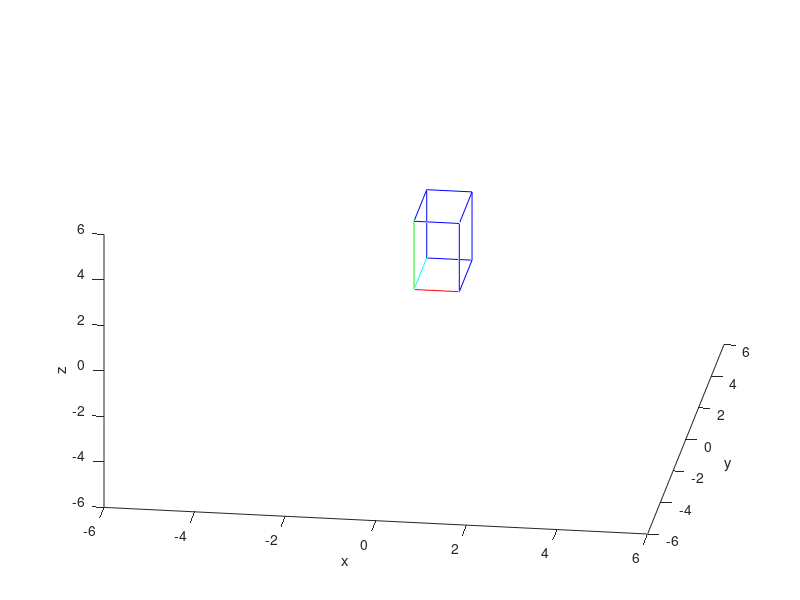

MATLAB code for this plot: (Note: this script raises an error after producing the figure.)
%Brian Lui
%bl569
%MAE 5730- Intermediate Dynamics

%45. 
%Animation. Draw any 3D object that pleases you in Matlab. A box 
%would be good. Pick three functions of time for three Euler angles.
%Use anything interesting to you. Use LINSPACE to make three arrays 
%of time. Make a look that uses your solution above to make a 
%rotation matrix at each time, apply this to your drawing and thus
%animate your drawing moving in interesting ways. Debug your program
%by making the angles non-zero one at a time so you can see roll, 
%pitch and yaw independently.

clear all;
close all;

b = 1;          %length of box base
w = 2;          %length of box width
h = 3;          %length of box height
n = [1,1,1];    %direction of line through box, angle of rotation


dur = [270, 360, 180]; %in degrees
%dur = dur*pi/180   %now in rads!
npoints = [101, 101, 101];

thetaxArray = linspace(0, dur(1), npoints(1));
thetayArray = linspace(0, dur(2), npoints(2));
thetazArray = linspace(0, dur(3), npoints(3));

thetayArray = 360 * cosd(thetayArray);
thetazArray = 360 * sind(thetazArray);

%For debugging purposes: only rotating one of the axes
%thetaxArray = linspace(0,0,npoints(1));
%thetayArray = linspace(0,0, npoints(2));
%thetazArray = linspace(0,0, npoints(3));


%Making the box
vertex1 = [0, 0, 0];
vertex2 = [0, 0, h];
vertex3 = [0, w, 0];
vertex4 = [0, w, h];
vertex5 = [b, 0, 0];
vertex6 = [b, 0, h];
vertex7 = [b, w, 0];
vertex8 = [b, w, h];

%Each column represents a vertex
%    A, B, C, D, E, F, G, H
x = [0, 0, b, b, b, b, 0, 0];
y = [0, 0, 0, 0, w, w, w, w];
z = [0, h, h, 0, 0, h, h, 0];

%Edges AB, BC, CD, DA, DE, DF, FG, GH, AH, BG, CF, BE
%Bottom square- ABCD
edgeAB = [x(1), x(2); y(1), y(2); z(1), z(2)];
edgeBC = [x(2), x(3); y(2), y(3); z(2), z(3)];
edgeCD = [x(3), x(4); y(3), y(4); z(3), z(4)];
edgeAD = [x(1), x(4); y(1), y(4); z(1), z(4)];

%Top square- EFGH
edgeEF = [x(5), x(6); y(5), y(6); z(5), z(6)];
edgeFG = [x(6), x(7); y(6), y(7); z(6), z(7)];
edgeGH = [x(7), x(8); y(7), y(8); z(7), z(8)];
edgeHE = [x(5), x(8); y(5), y(8); z(5), z(8)];

%Connecting the two squares
edgeAH = [x(1), x(8); y(1), y(8); z(1), z(8)];
edgeBG = [x(2), x(7); y(2), y(7); z(2), z(7)];
edgeCF = [x(3), x(6); y(3), y(6); z(3), z(6)];
edgeDE = [x(4), x(5); y(4), y(5); z(4), z(5)];


figure(1);
plot3(edgeAB(1,:),edgeAB(2,:), edgeAB(3,:), 'g');
hold on;
plot3(edgeBC(1,:),edgeBC(2,:), edgeBC(3,:), 'b');
plot3(edgeCD(1,:),edgeCD(2,:), edgeCD(3,:), 'b');
plot3(edgeAD(1,:),edgeAD(2,:), edgeAD(3,:), 'r');
%plot top box
plot3(edgeEF(1,:),edgeEF(2,:), edgeEF(3,:), 'b');
plot3(edgeFG(1,:),edgeFG(2,:), edgeFG(3,:), 'b');
plot3(edgeGH(1,:),edgeGH(2,:), edgeGH(3,:), 'b');
plot3(edgeHE(1,:),edgeHE(2,:), edgeHE(3,:), 'b');

plot3(edgeAH(1,:),edgeAH(2,:), edgeAH(3,:), 'c');
plot3(edgeBG(1,:),edgeBG(2,:), edgeBG(3,:), 'b');
plot3(edgeCF(1,:),edgeCF(2,:), edgeCF(3,:), 'b');
plot3(edgeDE(1,:),edgeDE(2,:), edgeDE(3,:), 'b');

axis([-6 6 -6 6 -6 6]);
xlabel('x');
ylabel('y');
zlabel('z');
set(gca, 'View', [8, 35]);
hold off;




%setting up and doing the animation
%npointsT = 51;
%desiredRotation =120;

for i = 1:length(thetaxArray)
	thetax = thetaxArray(i);
    thetay = thetayArray(i);
    thetaz = thetazArray(i);
        
    R = rotationEuler(thetax,thetay,thetaz);
    %Rotate each vertex
    xNew = zeros(8,1);
    yNew = zeros(8,1);
    zNew = zeros(8,1);
    for j = 1:length(x)
        vertexOld = [x(j) y(j) z(j)]';
        newVertex = R * vertexOld;
        
        xNew(j) = newVertex(1);
        yNew(j) = newVertex(2);
        zNew(j) = newVertex(3);
    end
    
    
    %Bottom square- ABCD
    edgeAB = [xNew(1), xNew(2); yNew(1), yNew(2); zNew(1), zNew(2)];
    edgeBC = [xNew(2), xNew(3); yNew(2), yNew(3); zNew(2), zNew(3)];
    edgeCD = [xNew(3), xNew(4); yNew(3), yNew(4); zNew(3), zNew(4)];
    edgeAD = [xNew(1), xNew(4); yNew(1), yNew(4); zNew(1), zNew(4)];

    %Top square- EFGH
    edgeEF = [xNew(5), xNew(6); yNew(5), yNew(6); zNew(5), zNew(6)];
    edgeFG = [xNew(6), xNew(7); yNew(6), yNew(7); zNew(6), zNew(7)];
    edgeGH = [xNew(7), xNew(8); yNew(7), yNew(8); zNew(7), zNew(8)];
    edgeHE = [xNew(5), xNew(8); yNew(5), yNew(8); zNew(5), zNew(8)];

    %Connecting the two squares
    edgeAH = [xNew(1), xNew(8); yNew(1), yNew(8); zNew(1), zNew(8)];
    edgeBG = [xNew(2), xNew(7); yNew(2), yNew(7); zNew(2), zNew(7)];
    edgeCF = [xNew(3), xNew(6); yNew(3), yNew(6); zNew(3), zNew(6)];
    edgeDE = [xNew(4), xNew(5); yNew(4), yNew(5); zNew(4), zNew(5)];
    
    %Plotting the axis of rotation
    %[nhat, thetad] = axisAngle(R);
    %nlen1 =2* nhat(1);
    %nlen2 = 2*nhat(2);
    %nlen3 = 2*nhat(3);
    %plot3([-nlen1 nlen1], [-nlen2 nlen2], [-nlen3 nlen3], 'y');   %Axis of rotation    
    plot3(edgeAB(1,:),edgeAB(2,:), edgeAB(3,:), 'g');
    hold on;
    plot3(edgeBC(1,:),edgeBC(2,:), edgeBC(3,:), 'b');
    plot3(edgeCD(1,:),edgeCD(2,:), edgeCD(3,:), 'b');
    plot3(edgeAD(1,:),edgeAD(2,:), edgeAD(3,:), 'r');
    %plot top box
    plot3(edgeEF(1,:),edgeEF(2,:), edgeEF(3,:), 'b');
    plot3(edgeFG(1,:),edgeFG(2,:), edgeFG(3,:), 'b');
    plot3(edgeGH(1,:),edgeGH(2,:), edgeGH(3,:), 'b');
    plot3(edgeHE(1,:),edgeHE(2,:), edgeHE(3,:), 'b');

    plot3(edgeAH(1,:),edgeAH(2,:), edgeAH(3,:), 'c');
    plot3(edgeBG(1,:),edgeBG(2,:), edgeBG(3,:), 'b');
    plot3(edgeCF(1,:),edgeCF(2,:), edgeCF(3,:), 'b');
    plot3(edgeDE(1,:),edgeDE(2,:), edgeDE(3,:), 'b');

    axis([-6 6 -6 6 -6 6]);
    xlabel('x');
    ylabel('y');
    zlabel('z');

    set(gca, 'View', [8, 35]);
    hold off;
    pause(0.001);
end


